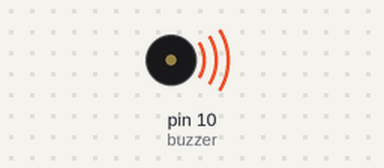
Bench run of a sketch on a simulated Arduino Uno, built with avr-gcc and run on an emulated ATmega328P. Shown: buzzer (waves = sounding, pin HIGH).

Above: at 0.05 s.
Timing chart, 0 to 3.0 s (numbered marks = the images above):
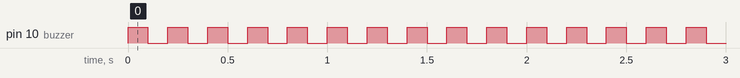

The sketch:

buzzer.ino
```cpp
#define buzzer 10 //was 5

void setup() {
  // put your setup code here, to run once:
 pinMode(buzzer, OUTPUT);
}

void loop() {
  digitalWrite(buzzer, HIGH);
  delay(100);
  digitalWrite(buzzer, LOW);
  delay(100);

}
```

Measured:
- by itself, pin 10 (buzzer): alternates HIGH for 0.10 s and LOW for 0.10 s
